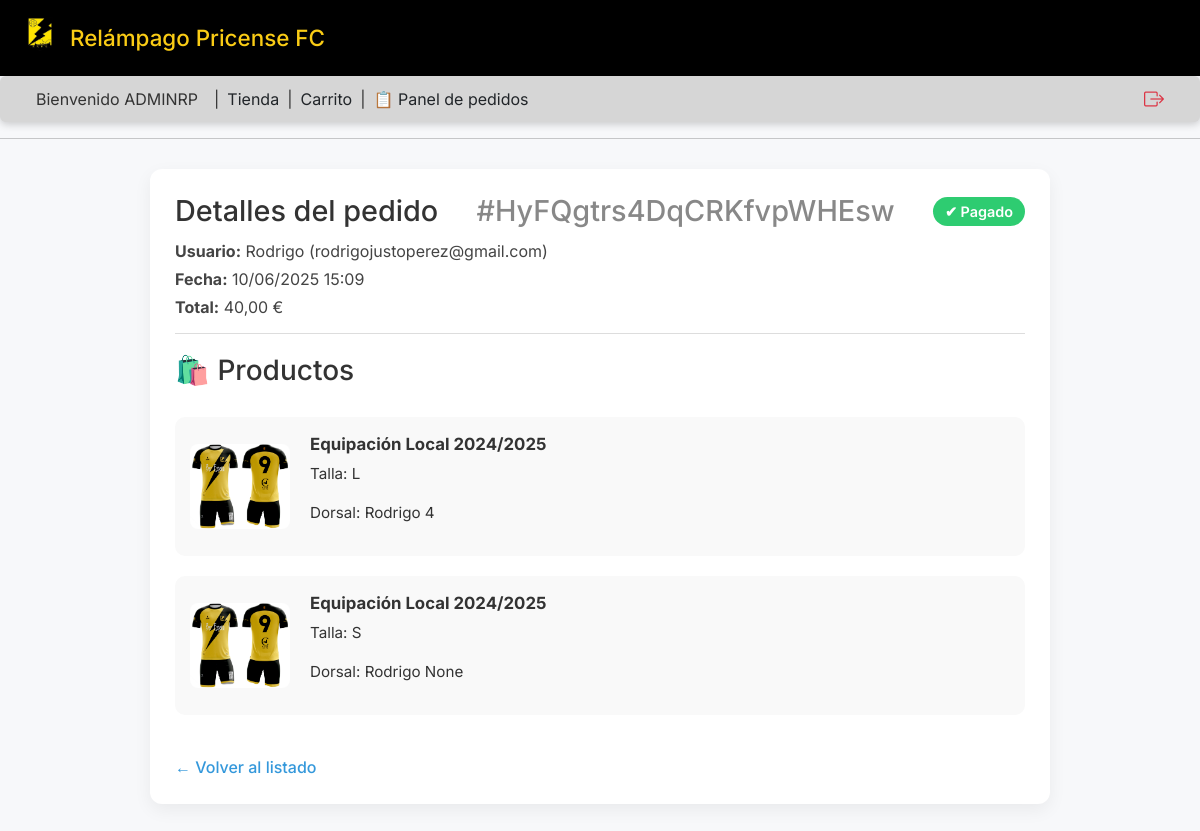
Page /panel/pedidos/HyFQgtrs4DqCRKfvpWHEsw/ (signed in) on the committed database.
### relampagoweb/models.py (models this page shows, shortened)
class Usuario(AbstractBaseUser, PermissionsMixin):
    name = models.CharField(max_length=100)
    apellidos = models.CharField(max_length=100)
    telefono = models.CharField(max_length=20)
    email = models.EmailField(unique=True)
    is_active = models.BooleanField(default=True)
    is_staff = models.BooleanField(default=False)
    is_gestor = models.BooleanField(default=False)
    USERNAME_FIELD = 'email'
    REQUIRED_FIELDS = ['name', 'apellidos']
    objects = UsuarioManager()

class Pedido(models.Model):
    usuario = models.ForeignKey(settings.AUTH_USER_MODEL, on_delete=models.CASCADE, related_name='pedidos')
    fecha = models.DateTimeField(auto_now_add=True)
    pagado = models.BooleanField(default=False)
    id = models.CharField(primary_key=True, max_length=22, default=shortuuid.uuid, editable=False)
    usar_descuento = models.BooleanField(default=False)
    @property
    def total(self):
        from decimal import Decimal
        total = Decimal('0.00')
        camisetas = []
        for linea in self.lineas.all():
            if linea.compra_tipo == 'solo_camiseta':
                camisetas.append(linea)
            else:
                total += linea.producto.precio
        if self.usar_descuento:
            pares = len(camisetas) // 2
            sueltas = len(camisetas) % 2
            total += Decimal(pares * 2) * Decimal('20.00') + Decimal(sueltas) * Decimal('22.00')
        else:
            total += sum(linea.producto.precio for linea in camisetas)
        return total

class LineaPedido(models.Model):
    pedido = models.ForeignKey(Pedido, on_delete=models.CASCADE, related_name='lineas')
    producto = models.ForeignKey(Producto, on_delete=models.CASCADE)
    talla = models.CharField(max_length=10)
    nombre_dorsal = models.CharField(max_length=100, blank=True, null=True)
    numero_dorsal = models.PositiveIntegerField(blank=True, null=True)
    compra_tipo = models.CharField(max_length=20, blank=True, null=True)  # <- AÑADIDO

class Producto(models.Model):
    TIPO_PRODUCTO = (
        ('Camiseta', 'Camiseta'),
        ('Equipación', 'Equipación'),
        ('Sudadera', 'Sudadera'),
    )
    nombre = models.CharField(max_length=100)
    tipo = models.CharField(max_length=20, choices=TIPO_PRODUCTO)
    descripcion = models.TextField(blank=True)
    imagen = models.ImageField(upload_to='productos/')
    precio = models.DecimalField(max_digits=6, decimal_places=2)

### relampagoweb/views.py (the view)
# urls.py: path('panel/pedidos/<str:pedido_id>/', detalle_pedido_admin_view, name='detalle_pedido_admin'),
@user_passes_test(es_admin)
def detalle_pedido_admin_view(request, pedido_id):
    pedido = get_object_or_404(Pedido, id=pedido_id)
    return render(request, 'admin/detalle_pedido.html', {'pedido': pedido})

### relampagoweb/views.py (called while the page is built)
def es_admin(user):
    return user.is_authenticated and user.is_staff

### relampagoweb/templates/admin/detalle_pedido.html (shortened to what this page needs)
{% extends "base.html" %}
{% block content %}
<div class="pedido-card">
  <div class="pedido-header">
    <h2>
      Detalles del pedido <span style="color: #888;">#{{ pedido.id }}</span>
      {% if pedido.pagado %}
        <span class="estado-badge estado-pagado">✔ Pagado</span>
      {% else %}
        <span class="estado-badge estado-pendiente">✘ No pagado</span>
      {% endif %}
    </h2>
    <div class="pedido-info">
      <p><strong>Usuario:</strong> {{ pedido.usuario.name }} ({{ pedido.usuario.email }})</p>
      <p><strong>Fecha:</strong> {{ pedido.fecha|date:"d/m/Y H:i" }}</p>
      <p><strong>Total:</strong> {{ pedido.total }} €</p>
    </div>
  </div>
  <h3>🛍️ Productos</h3>
  <div class="producto-listado">
    {% for linea in pedido.lineas.all %}
      <div class="producto-item">
        <img src="{{ linea.producto.imagen.url }}" alt="{{ linea.producto.nombre }}">
        <div class="producto-detalles">
          <strong>{{ linea.producto.nombre }}</strong>
          <p>Talla: {{ linea.talla }}</p>
          {% if linea.nombre_dorsal %}
            <p>Dorsal: {{ linea.nombre_dorsal }} {{ linea.numero_dorsal }}</p>
          {% endif %}
        </div>
      </div>
    {% endfor %}
  </div>
  <a href="{% url 'lista_pedidos' %}" class="volver-link">← Volver al listado</a>
</div>
{% endblock %}

### relampagoweb/templates/base.html (shortened to what this page needs)
{% load static %}
<!DOCTYPE html>
<html lang="es">
<head>
  <link href="https://cdn.jsdelivr.net/npm/bootstrap@5.3.3/dist/css/bootstrap.min.css" rel="stylesheet">
  <link href="https://cdn.jsdelivr.net/npm/bootstrap-icons@1.10.5/font/bootstrap-icons.css" rel="stylesheet">
  <link rel="stylesheet" href="{% static 'css/estilos.css' %}">
</head>
<body>
{% block layout %}
  <header style="background-color: #000; color: #facc15; display: flex; align-items: center; gap: 10px; padding: 10px 20px;">
    <img src="{% static 'img/escudo.png' %}" alt="Escudo" width="40">
    <h1 class="m-0" style="font-size: 1.4rem;">Relámpago Pricense FC</h1>
  </header>
  <nav class="navbar px-4 py-2 mb-0" style="background-color: #d6d6d6; border-radius: 6px;">
    <div class="container-fluid d-flex justify-content-between align-items-center flex-wrap">
      {% if user.is_authenticated %}
        <div class="d-flex flex-wrap align-items-center gap-2">
          <span class="me-2">Bienvenido {{ user.name }}</span>
          <span>|</span>
          <a href="{% url 'tienda' %}" class="text-decoration-none text-dark">Tienda</a>
          <span>|</span>
          <a href="{% url 'carrito' %}" class="text-decoration-none text-dark">Carrito</a>
          {% if user.is_staff %}
            <span>|</span>
            <a href="{% url 'panel_pedidos' %}" class="text-decoration-none text-dark">📋 Panel de pedidos</a>
          {% endif %}
        </div>
        <div>
          <a href="#" class="text-danger fs-5" title="Cerrar sesión" data-bs-toggle="modal" data-bs-target="#logoutModal">
            <i class="bi bi-box-arrow-right"></i>
          </a>
        </div>
      {% else %}
        <div class="d-flex flex-wrap align-items-center gap-2">
          <a href="{% url 'login' %}" class="text-decoration-none text-dark">Iniciar sesión</a>
          <span>|</span>
          <a href="{% url 'registro' %}" class="text-decoration-none text-dark">Registrarse</a>
        </div>
      {% endif %}
    </div>
  </nav>
  <hr>
{% endblock %}
{% block content %}{% endblock %}
</body>
</html>

### relampagoweb/static/css/estilos.css (style rules this page uses)
html, body { font-family: 'Inter', sans-serif; margin: 0; padding: 0; background-color: #f7f8fa; color: #333; }
.navbar { background-color: #000; padding: 10px 20px; box-shadow: 0 2px 8px rgba(0, 0, 0, 0.2); position: sticky; top: 0; z-index: 1000; }

### relampagoweb/templates/base.html (style rules this page uses)
body { font-family: 'Inter', sans-serif; }

### relampagoweb/templates/admin/detalle_pedido.html (style rules this page uses)
.pedido-card { max-width: 900px; margin: 30px auto; padding: 25px; background: white; border-radius: 12px; box-shadow: 0 6px 18px rgba(0, 0, 0, 0.06); }
.pedido-header { border-bottom: 1px solid #ddd; margin-bottom: 20px; padding-bottom: 10px; }
.pedido-header h2 { font-size: 1.8rem; margin-bottom: 10px; display: flex; align-items: center; justify-content: space-between; gap: 10px; flex-wrap: wrap; }
.estado-badge { font-size: 0.9rem; font-weight: 600; padding: 6px 12px; border-radius: 999px; color: white; }
.estado-pagado { background-color: #2ecc71; }
.pedido-info p { margin: 4px 0; color: #444; }
.producto-listado { margin-top: 30px; }
.producto-item { display: flex; gap: 20px; margin-bottom: 20px; align-items: center; background-color: #f9f9f9; border-radius: 10px; padding: 15px; }
.producto-item img { border-radius: 8px; width: 100px; }
.producto-detalles { font-size: 0.95rem; }
.producto-detalles strong { font-size: 1.05rem; display: block; margin-bottom: 6px; }
.volver-link { display: inline-block; margin-top: 20px; text-decoration: none; color: #3498db; font-weight: 500; }

### rows in the picture
Usuario: name "ADMINRP"
Pedido: id "HyFQgtrs4DqCRKfvpWHEsw", usuario.name "Rodrigo", usuario.email "rodrigojustoperez@gmail.com", fecha "10/06/2025 15:09", total "40,00"
LineaPedido: producto.imagen (picture), producto.nombre "Equipación Local 2024/2025", talla "L", nombre_dorsal "Rodrigo", numero_dorsal "4"
LineaPedido: producto.imagen (picture), producto.nombre "Equipación Local 2024/2025", talla "S", nombre_dorsal "Rodrigo", numero_dorsal "None"
